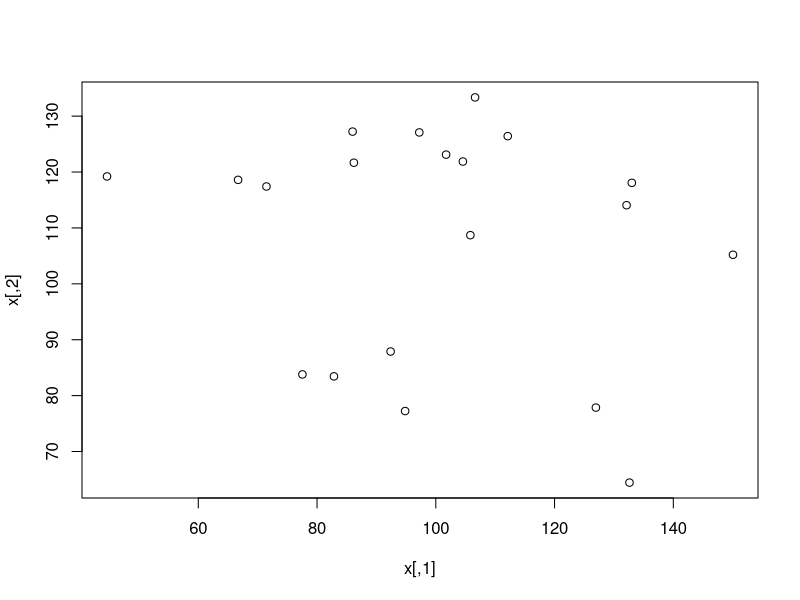
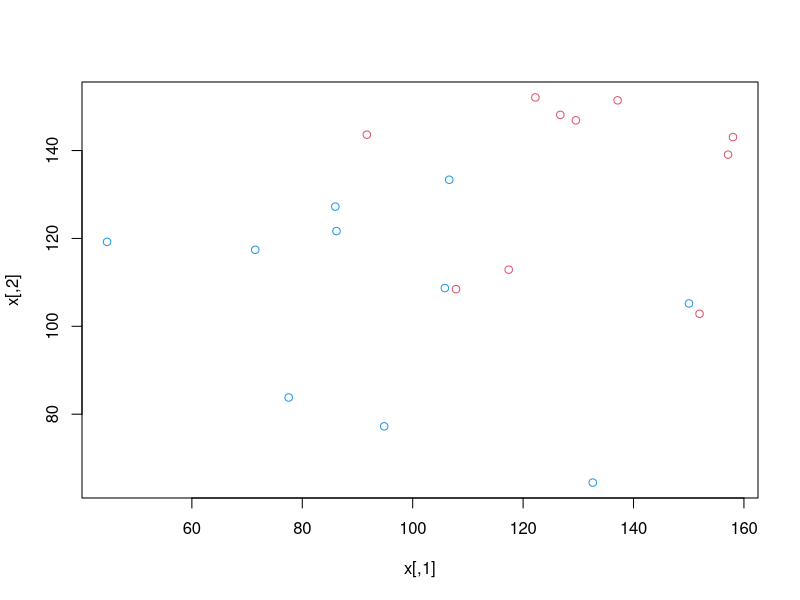
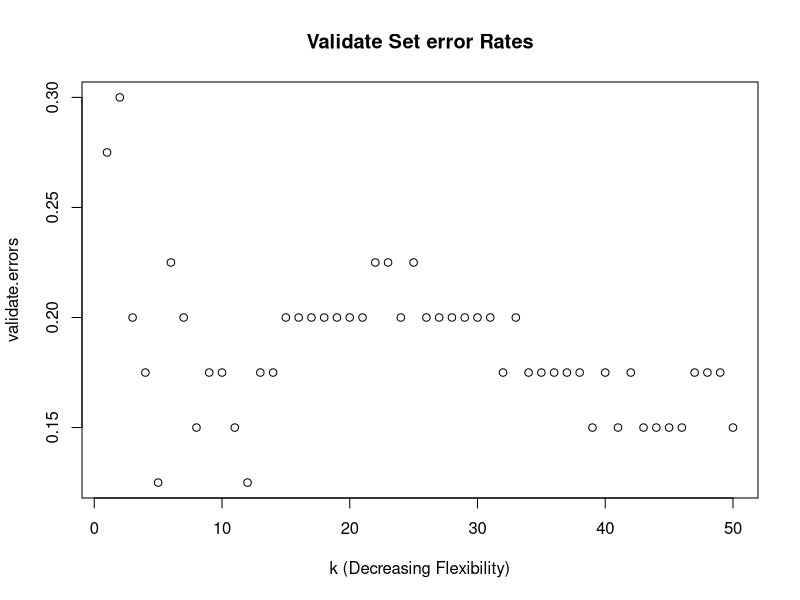
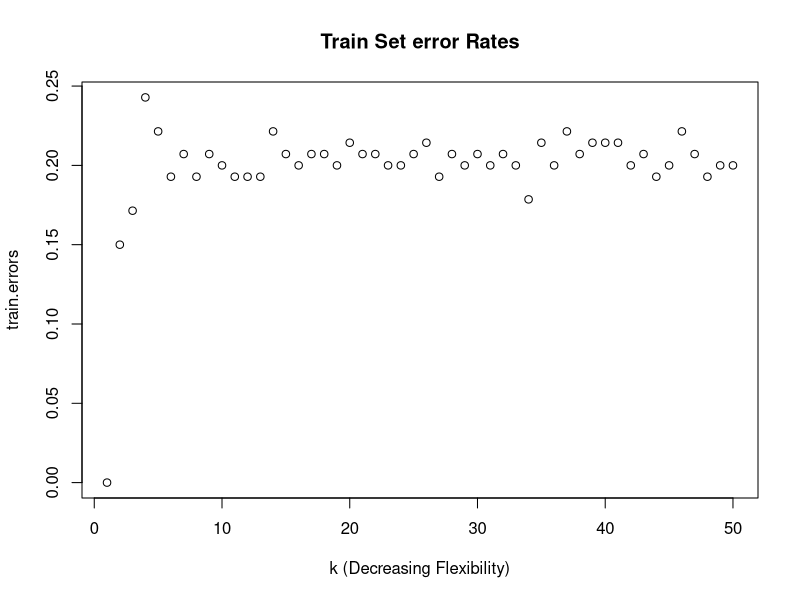

Write R code to recreate these figures, in order.
##################################################
###  Warning: There's a very subtle bug herein  ##
##################################################

rm(list=ls())
##########################################################################################
### Functions
##########################################################################################
installIfAbsentAndLoad <- function(neededVector) {
  for(thispackage in neededVector) {
    if( ! require(thispackage, character.only = T) )
    { install.packages(thispackage)}
    require(thispackage, character.only = T)
  }
}
##############################
### Load required packages ###
##############################
needed  <-  c("class")  #class contains the knn() function
installIfAbsentAndLoad(needed)
##############################
### Data Example           ###
##############################
set.seed(5072)
x <- matrix(rnorm(20 * 2, 100, 25), ncol = 2)
plot(x)
y <- c(rep("Down", 10), rep("Up", 10))
x[y == "Down",] <- x[y == "Down",] + 25
plot(x, col = ifelse(y == "Up", 4, 2))
mydata <- data.frame(x , y)
n <- nrow(mydata)
mydata[c(1:5, (n/2 + 1):(n/2 + 6)),]
##############################
### Now for real           ###
##############################
set.seed(5072)
##########################
### Draw a new sample   ##
##########################
x <- matrix(rnorm(200 * 2, 100, 25), ncol = 2)
y <- c(rep("Down",100), rep("Up",100))
x[y == "Down",] <- x[y == "Down",] + 25
mydata <- data.frame(x , y, stringsAsFactors = F)
n <- nrow(mydata)
trainprop <- 0.70  #say we want a 70/20/10 split of rows for training, validation and test respectively
validateprop <- 0.2
####################################
### Create three random subsets   ##
####################################
#create a vector of random integers of training size from the vector 1:n
train  <-  sample(n, trainprop * n)
#create a vector of the remaining  integers, then create a vector of random integers
#of validate size by sampling from these
validate  <-  sample(setdiff(1:n, train), validateprop * n) 
#create a vector of the integers not in either training or validate
test <- setdiff(setdiff(1:n, train), validate)
#Create the data frames using the indices created in the three vectors above
trainset <- mydata[train,]
validateset <- mydata[validate,]
testset <- mydata[test,]
# The knn() function requires 4 parameters: 
# 1. A matrix containing the predictors (the X's) associated with the training
#   data, here train.X 
# 2. A matrix containing the predictors (the X's) associated with the data for 
#   which we wish to make predictions, here test.X for the test set, 
#   train.X for the training set
# 3. A vector containing the class labels (the Y's) for the training observations, 
#   here train.Y
# 4. A value for K, the number of nearest neighbors to be # used by the 
#   classifier.
train.x <- trainset[-3]
train.y <- trainset$y
validate.x <- validateset[-3]
validate.y <- validateset$y
test.x <- testset[-3]
test.y <- testset$y
####################################
# Fit a knn model with k=1 and produce 
# predictions for the validate set
####################################
knn.pred <- knn(train.x, validate.x,  as.vector(train.y), k=1)
#In the table() function, always put Actuals first so they
#appear in the rows, predictions next so they appear in the
#columns
mytable <- table(validate.y, knn.pred)   
mytable
(mytable["Up", "Down"] + mytable["Down", "Up"]) / sum(mytable)
##################################################
# Fit a knn model with increasing k and produce 
# predictions for the validate set
##################################################
numreps <- 50
validate.errors <- rep(0, numreps)
train.errors <- rep(0, numreps)
for(k in 1:numreps) {
  knn.pred <- knn(train.x, validate.x,  train.y, k = k)
  mytable <- table(validate.y, knn.pred)
  validate.errors[k] <- (mytable["Up", "Down"] + mytable["Down", "Up"]) / sum(mytable)
  
  knn.pred <- knn(train.x, train.x,  train.y, k = k)
  mytable <- table(train.y, knn.pred)
  train.errors[k] <- (mytable["Up", "Down"] + mytable["Down", "Up"]) / sum(mytable)
}
print(paste("Minimum validate set error rate occurred at k =", which.min(validate.errors)))
print(paste("Minimum validate error rate was ", validate.errors[which.min(validate.errors)]))
plot(1:numreps,validate.errors, main = "Validate Set error Rates", xlab = "k (Decreasing Flexibility)")
plot(1:numreps,train.errors, main = "Train Set error Rates", xlab = "k (Decreasing Flexibility)")
knn.pred <- knn(train.x, test.x,  train.y, k = which.min(validate.errors))
mytable <- table(test.y, knn.pred)
print(paste("Test error rate was ",(mytable["Up", "Down"] + mytable["Down", "Up"]) / sum(mytable)))






